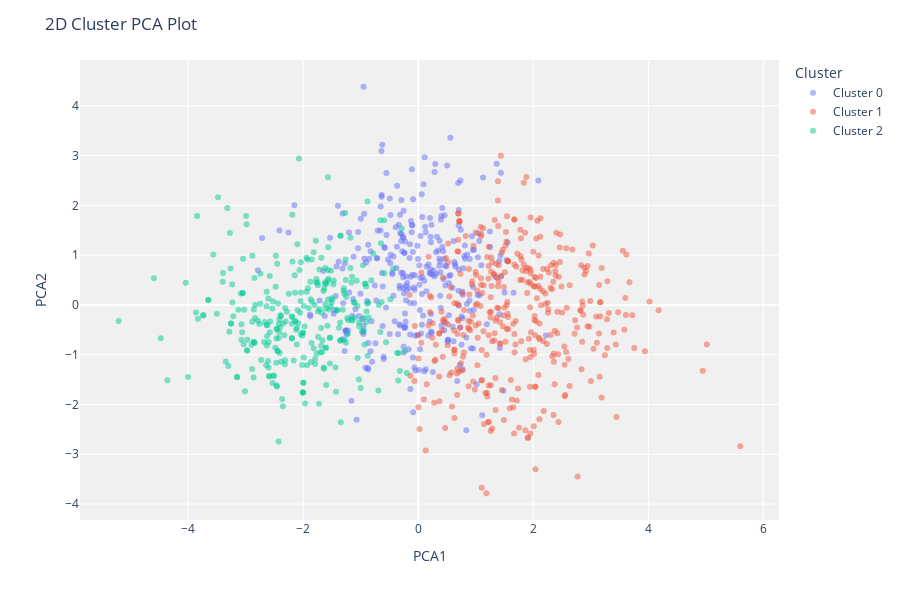
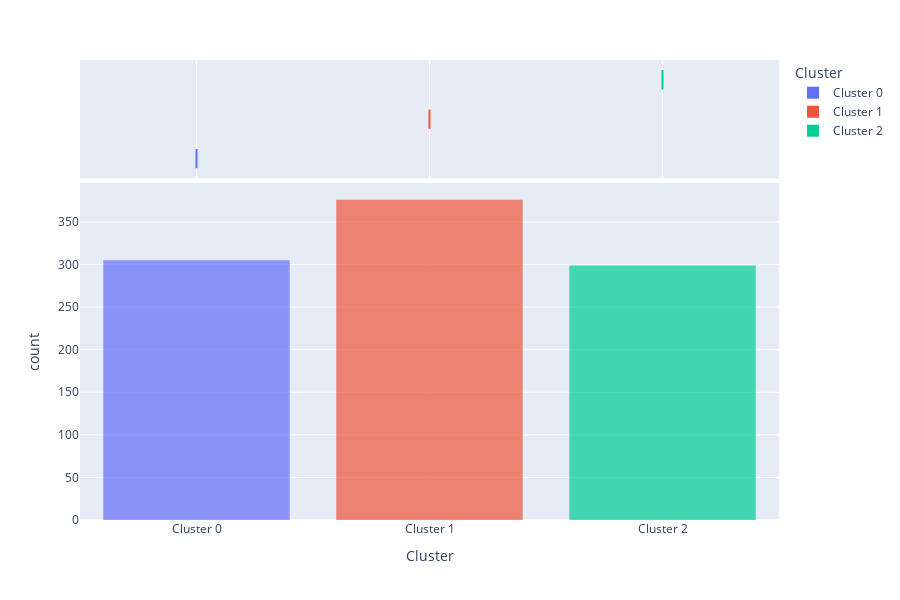
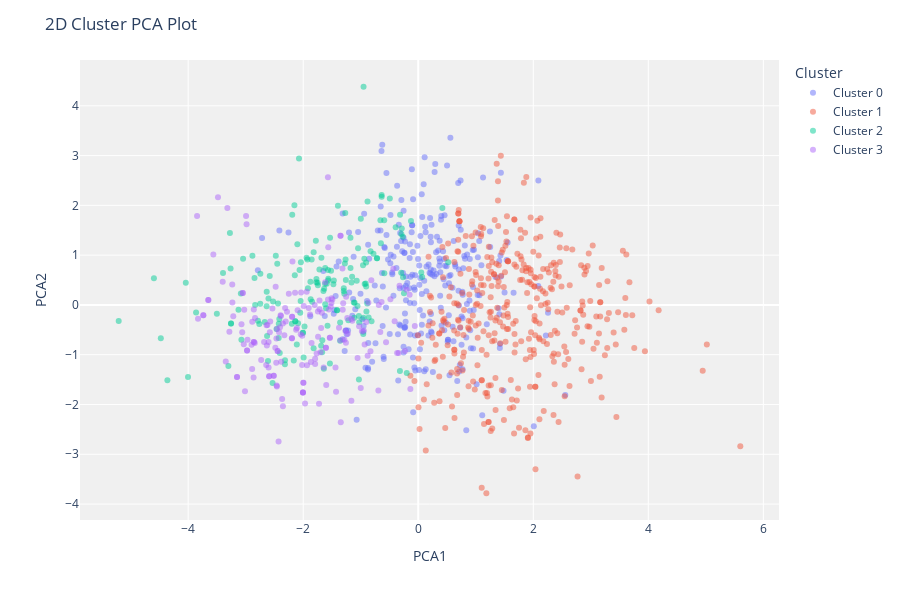
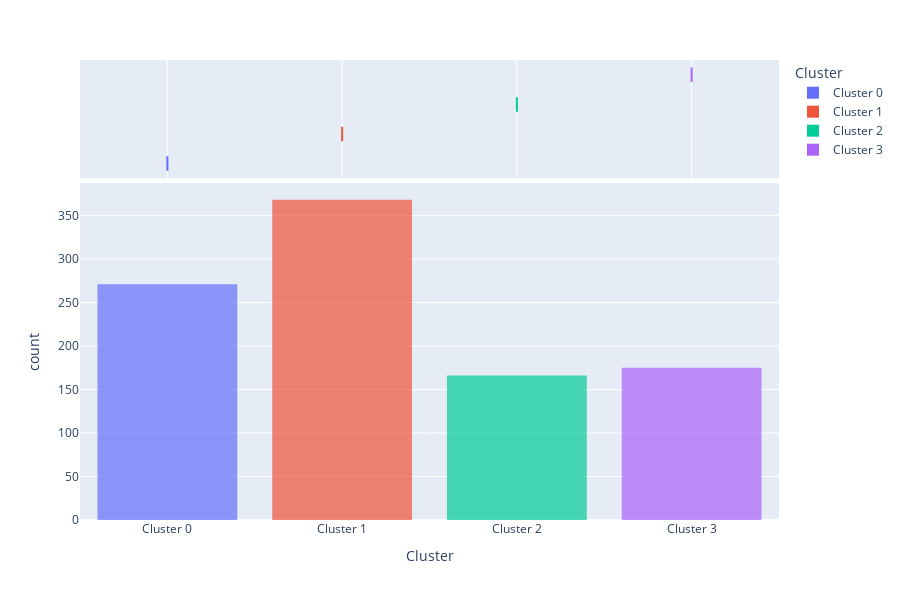

These figures' notebook cell, in order:
### Code cell
print("For C = 3")
plot_model(_3clustermodel_t_n_p, plot='cluster')
plot_model(_3clustermodel_t_n_p, plot='silhouette')
plot_model(_3clustermodel_t_n_p, plot='distribution')
print("For C = 4")
plot_model(_4clustermodel_t_n_p, plot='cluster')
plot_model(_4clustermodel_t_n_p, plot='silhouette')
plot_model(_4clustermodel_t_n_p, plot='distribution')
print("For C = 5")
plot_model(_5clustermodel_t_n_p, plot='cluster')
plot_model(_5clustermodel_t_n_p, plot='silhouette')
plot_model(_5clustermodel_t_n_p, plot='distribution')

### Figure 1 — Plotly figure (JSON) as saved in the notebook; plotly's stock layout.template omitted (floating-point values rounded to 4 significant figures; data arrays with more than 128 entries replaced by an {"elided": "..."} marker saying what was removed)
{"data": [{"customdata": {"elided": "305x1 float values"}, "hovertemplate": "Cluster=Cluster 0<br>PCA1=%{x}<br>PCA2=%{y}<br>Feature=%{customdata[0]}<extra></extra>", "legendgroup": "Cluster 0", "marker": {"color": "#636efa", "opacity": 0.5, "symbol": "circle"}, "mode": "markers", "name": "Cluster 0", "orientation": "v", "showlegend": true, "textposition": "top center", "type": "scatter", "x": {"elided": "305 float values"}, "xaxis": "x", "y": {"elided": "305 float values"}, "yaxis": "y"}, {"customdata": {"elided": "376x1 float values"}, "hovertemplate": "Cluster=Cluster 1<br>PCA1=%{x}<br>PCA2=%{y}<br>Feature=%{customdata[0]}<extra></extra>", "legendgroup": "Cluster 1", "marker": {"color": "#EF553B", "opacity": 0.5, "symbol": "circle"}, "mode": "markers", "name": "Cluster 1", "orientation": "v", "showlegend": true, "textposition": "top center", "type": "scatter", "x": {"elided": "376 float values"}, "xaxis": "x", "y": {"elided": "376 float values"}, "yaxis": "y"}, {"customdata": {"elided": "299x1 float values"}, "hovertemplate": "Cluster=Cluster 2<br>PCA1=%{x}<br>PCA2=%{y}<br>Feature=%{customdata[0]}<extra></extra>", "legendgroup": "Cluster 2", "marker": {"color": "#00cc96", "opacity": 0.5, "symbol": "circle"}, "mode": "markers", "name": "Cluster 2", "orientation": "v", "showlegend": true, "textposition": "top center", "type": "scatter", "x": {"elided": "299 float values"}, "xaxis": "x", "y": {"elided": "299 float values"}, "yaxis": "y"}], "layout": {"height": 600, "legend": {"title": {"text": "Cluster"}, "tracegroupgap": 0}, "margin": {"t": 60}, "plot_bgcolor": "rgb(240,240,240)", "title": {"text": "2D Cluster PCA Plot"}, "xaxis": {"anchor": "y", "domain": [0, 1], "title": {"text": "PCA1"}}, "yaxis": {"anchor": "x", "domain": [0, 1], "title": {"text": "PCA2"}}}}

### Figure 2 — Plotly figure (JSON) as saved in the notebook; plotly's stock layout.template omitted (floating-point values rounded to 4 significant figures; data arrays with more than 128 entries replaced by an {"elided": "..."} marker saying what was removed)
{"data": [{"alignmentgroup": "True", "bingroup": "x", "hovertemplate": "Cluster=%{x}<br>count=%{y}<extra></extra>", "legendgroup": "Cluster 0", "marker": {"color": "#636efa", "opacity": 0.7, "pattern": {"shape": ""}}, "name": "Cluster 0", "offsetgroup": "Cluster 0", "orientation": "v", "showlegend": true, "type": "histogram", "x": {"elided": "305 str values"}, "xaxis": "x", "yaxis": "y"}, {"alignmentgroup": "True", "customdata": {"elided": "305x10 float values"}, "hovertemplate": "Cluster=%{x}<br>Category 1=%{customdata[0]}<br>Category 2=%{customdata[1]}<br>Category 3=%{customdata[2]}<br>Category 4=%{customdata[3]}<br>Category 5=%{customdata[4]}<br>Category 6=%{customdata[5]}<br>Category 7=%{customdata[6]}<br>Category 8=%{customdata[7]}<br>Category 9=%{customdata[8]}<br>Category 10=%{customdata[9]}<extra></extra>", "legendgroup": "Cluster 0", "marker": {"color": "#636efa"}, "name": "Cluster 0", "notched": true, "offsetgroup": "Cluster 0", "showlegend": false, "type": "box", "x": {"elided": "305 str values"}, "xaxis": "x2", "yaxis": "y2"}, {"alignmentgroup": "True", "bingroup": "x", "hovertemplate": "Cluster=%{x}<br>count=%{y}<extra></extra>", "legendgroup": "Cluster 1", "marker": {"color": "#EF553B", "opacity": 0.7, "pattern": {"shape": ""}}, "name": "Cluster 1", "offsetgroup": "Cluster 1", "orientation": "v", "showlegend": true, "type": "histogram", "x": {"elided": "376 str values"}, "xaxis": "x", "yaxis": "y"}, {"alignmentgroup": "True", "customdata": {"elided": "376x10 float values"}, "hovertemplate": "Cluster=%{x}<br>Category 1=%{customdata[0]}<br>Category 2=%{customdata[1]}<br>Category 3=%{customdata[2]}<br>Category 4=%{customdata[3]}<br>Category 5=%{customdata[4]}<br>Category 6=%{customdata[5]}<br>Category 7=%{customdata[6]}<br>Category 8=%{customdata[7]}<br>Category 9=%{customdata[8]}<br>Category 10=%{customdata[9]}<extra></extra>", "legendgroup": "Cluster 1", "marker": {"color": "#EF553B"}, "name": "Cluster 1", "notched": true, "offsetgroup": "Cluster 1", "showlegend": false, "type": "box", "x": {"elided": "376 str values"}, "xaxis": "x2", "yaxis": "y2"}, {"alignmentgroup": "True", "bingroup": "x", "hovertemplate": "Cluster=%{x}<br>count=%{y}<extra></extra>", "legendgroup": "Cluster 2", "marker": {"color": "#00cc96", "opacity": 0.7, "pattern": {"shape": ""}}, "name": "Cluster 2", "offsetgroup": "Cluster 2", "orientation": "v", "showlegend": true, "type": "histogram", "x": {"elided": "299 str values"}, "xaxis": "x", "yaxis": "y"}, {"alignmentgroup": "True", "customdata": {"elided": "299x10 float values"}, "hovertemplate": "Cluster=%{x}<br>Category 1=%{customdata[0]}<br>Category 2=%{customdata[1]}<br>Category 3=%{customdata[2]}<br>Category 4=%{customdata[3]}<br>Category 5=%{customdata[4]}<br>Category 6=%{customdata[5]}<br>Category 7=%{customdata[6]}<br>Category 8=%{customdata[7]}<br>Category 9=%{customdata[8]}<br>Category 10=%{customdata[9]}<extra></extra>", "legendgroup": "Cluster 2", "marker": {"color": "#00cc96"}, "name": "Cluster 2", "notched": true, "offsetgroup": "Cluster 2", "showlegend": false, "type": "box", "x": {"elided": "299 str values"}, "xaxis": "x2", "yaxis": "y2"}], "layout": {"barmode": "relative", "height": 600, "legend": {"title": {"text": "Cluster"}, "tracegroupgap": 0}, "margin": {"t": 60}, "xaxis": {"anchor": "y", "categoryarray": ["Cluster 0", "Cluster 1", "Cluster 2"], "categoryorder": "array", "domain": [0, 1], "title": {"text": "Cluster"}}, "xaxis2": {"anchor": "y2", "domain": [0, 1], "matches": "x", "showgrid": true, "showticklabels": false}, "yaxis": {"anchor": "x", "domain": [0, 0.7326], "title": {"text": "count"}}, "yaxis2": {"anchor": "x2", "domain": [0.7426, 1], "matches": "y2", "showgrid": false, "showline": false, "showticklabels": false, "ticks": ""}}}

### Figure 3 — Plotly figure (JSON) as saved in the notebook; plotly's stock layout.template omitted (floating-point values rounded to 4 significant figures; data arrays with more than 128 entries replaced by an {"elided": "..."} marker saying what was removed)
{"data": [{"customdata": {"elided": "271x1 float values"}, "hovertemplate": "Cluster=Cluster 0<br>PCA1=%{x}<br>PCA2=%{y}<br>Feature=%{customdata[0]}<extra></extra>", "legendgroup": "Cluster 0", "marker": {"color": "#636efa", "opacity": 0.5, "symbol": "circle"}, "mode": "markers", "name": "Cluster 0", "orientation": "v", "showlegend": true, "textposition": "top center", "type": "scatter", "x": {"elided": "271 float values"}, "xaxis": "x", "y": {"elided": "271 float values"}, "yaxis": "y"}, {"customdata": {"elided": "368x1 float values"}, "hovertemplate": "Cluster=Cluster 1<br>PCA1=%{x}<br>PCA2=%{y}<br>Feature=%{customdata[0]}<extra></extra>", "legendgroup": "Cluster 1", "marker": {"color": "#EF553B", "opacity": 0.5, "symbol": "circle"}, "mode": "markers", "name": "Cluster 1", "orientation": "v", "showlegend": true, "textposition": "top center", "type": "scatter", "x": {"elided": "368 float values"}, "xaxis": "x", "y": {"elided": "368 float values"}, "yaxis": "y"}, {"customdata": {"elided": "166x1 float values"}, "hovertemplate": "Cluster=Cluster 2<br>PCA1=%{x}<br>PCA2=%{y}<br>Feature=%{customdata[0]}<extra></extra>", "legendgroup": "Cluster 2", "marker": {"color": "#00cc96", "opacity": 0.5, "symbol": "circle"}, "mode": "markers", "name": "Cluster 2", "orientation": "v", "showlegend": true, "textposition": "top center", "type": "scatter", "x": {"elided": "166 float values"}, "xaxis": "x", "y": {"elided": "166 float values"}, "yaxis": "y"}, {"customdata": {"elided": "175x1 float values"}, "hovertemplate": "Cluster=Cluster 3<br>PCA1=%{x}<br>PCA2=%{y}<br>Feature=%{customdata[0]}<extra></extra>", "legendgroup": "Cluster 3", "marker": {"color": "#ab63fa", "opacity": 0.5, "symbol": "circle"}, "mode": "markers", "name": "Cluster 3", "orientation": "v", "showlegend": true, "textposition": "top center", "type": "scatter", "x": {"elided": "175 float values"}, "xaxis": "x", "y": {"elided": "175 float values"}, "yaxis": "y"}], "layout": {"height": 600, "legend": {"title": {"text": "Cluster"}, "tracegroupgap": 0}, "margin": {"t": 60}, "plot_bgcolor": "rgb(240,240,240)", "title": {"text": "2D Cluster PCA Plot"}, "xaxis": {"anchor": "y", "domain": [0, 1], "title": {"text": "PCA1"}}, "yaxis": {"anchor": "x", "domain": [0, 1], "title": {"text": "PCA2"}}}}

### Figure 4 — Plotly figure (JSON) as saved in the notebook; plotly's stock layout.template omitted (floating-point values rounded to 4 significant figures; data arrays with more than 128 entries replaced by an {"elided": "..."} marker saying what was removed)
{"data": [{"alignmentgroup": "True", "bingroup": "x", "hovertemplate": "Cluster=%{x}<br>count=%{y}<extra></extra>", "legendgroup": "Cluster 0", "marker": {"color": "#636efa", "opacity": 0.7, "pattern": {"shape": ""}}, "name": "Cluster 0", "offsetgroup": "Cluster 0", "orientation": "v", "showlegend": true, "type": "histogram", "x": {"elided": "271 str values"}, "xaxis": "x", "yaxis": "y"}, {"alignmentgroup": "True", "customdata": {"elided": "271x10 float values"}, "hovertemplate": "Cluster=%{x}<br>Category 1=%{customdata[0]}<br>Category 2=%{customdata[1]}<br>Category 3=%{customdata[2]}<br>Category 4=%{customdata[3]}<br>Category 5=%{customdata[4]}<br>Category 6=%{customdata[5]}<br>Category 7=%{customdata[6]}<br>Category 8=%{customdata[7]}<br>Category 9=%{customdata[8]}<br>Category 10=%{customdata[9]}<extra></extra>", "legendgroup": "Cluster 0", "marker": {"color": "#636efa"}, "name": "Cluster 0", "notched": true, "offsetgroup": "Cluster 0", "showlegend": false, "type": "box", "x": {"elided": "271 str values"}, "xaxis": "x2", "yaxis": "y2"}, {"alignmentgroup": "True", "bingroup": "x", "hovertemplate": "Cluster=%{x}<br>count=%{y}<extra></extra>", "legendgroup": "Cluster 1", "marker": {"color": "#EF553B", "opacity": 0.7, "pattern": {"shape": ""}}, "name": "Cluster 1", "offsetgroup": "Cluster 1", "orientation": "v", "showlegend": true, "type": "histogram", "x": {"elided": "368 str values"}, "xaxis": "x", "yaxis": "y"}, {"alignmentgroup": "True", "customdata": {"elided": "368x10 float values"}, "hovertemplate": "Cluster=%{x}<br>Category 1=%{customdata[0]}<br>Category 2=%{customdata[1]}<br>Category 3=%{customdata[2]}<br>Category 4=%{customdata[3]}<br>Category 5=%{customdata[4]}<br>Category 6=%{customdata[5]}<br>Category 7=%{customdata[6]}<br>Category 8=%{customdata[7]}<br>Category 9=%{customdata[8]}<br>Category 10=%{customdata[9]}<extra></extra>", "legendgroup": "Cluster 1", "marker": {"color": "#EF553B"}, "name": "Cluster 1", "notched": true, "offsetgroup": "Cluster 1", "showlegend": false, "type": "box", "x": {"elided": "368 str values"}, "xaxis": "x2", "yaxis": "y2"}, {"alignmentgroup": "True", "bingroup": "x", "hovertemplate": "Cluster=%{x}<br>count=%{y}<extra></extra>", "legendgroup": "Cluster 2", "marker": {"color": "#00cc96", "opacity": 0.7, "pattern": {"shape": ""}}, "name": "Cluster 2", "offsetgroup": "Cluster 2", "orientation": "v", "showlegend": true, "type": "histogram", "x": {"elided": "166 str values"}, "xaxis": "x", "yaxis": "y"}, {"alignmentgroup": "True", "customdata": {"elided": "166x10 float values"}, "hovertemplate": "Cluster=%{x}<br>Category 1=%{customdata[0]}<br>Category 2=%{customdata[1]}<br>Category 3=%{customdata[2]}<br>Category 4=%{customdata[3]}<br>Category 5=%{customdata[4]}<br>Category 6=%{customdata[5]}<br>Category 7=%{customdata[6]}<br>Category 8=%{customdata[7]}<br>Category 9=%{customdata[8]}<br>Category 10=%{customdata[9]}<extra></extra>", "legendgroup": "Cluster 2", "marker": {"color": "#00cc96"}, "name": "Cluster 2", "notched": true, "offsetgroup": "Cluster 2", "showlegend": false, "type": "box", "x": {"elided": "166 str values"}, "xaxis": "x2", "yaxis": "y2"}, {"alignmentgroup": "True", "bingroup": "x", "hovertemplate": "Cluster=%{x}<br>count=%{y}<extra></extra>", "legendgroup": "Cluster 3", "marker": {"color": "#ab63fa", "opacity": 0.7, "pattern": {"shape": ""}}, "name": "Cluster 3", "offsetgroup": "Cluster 3", "orientation": "v", "showlegend": true, "type": "histogram", "x": {"elided": "175 str values"}, "xaxis": "x", "yaxis": "y"}, {"alignmentgroup": "True", "customdata": {"elided": "175x10 float values"}, "hovertemplate": "Cluster=%{x}<br>Category 1=%{customdata[0]}<br>Category 2=%{customdata[1]}<br>Category 3=%{customdata[2]}<br>Category 4=%{customdata[3]}<br>Category 5=%{customdata[4]}<br>Category 6=%{customdata[5]}<br>Category 7=%{customdata[6]}<br>Category 8=%{customdata[7]}<br>Category 9=%{customdata[8]}<br>Category 10=%{customdata[9]}<extra></extra>", "legendgroup": "Cluster 3", "marker": {"color": "#ab63fa"}, "name": "Cluster 3", "notched": true, "offsetgroup": "Cluster 3", "showlegend": false, "type": "box", "x": {"elided": "175 str values"}, "xaxis": "x2", "yaxis": "y2"}], "layout": {"barmode": "relative", "height": 600, "legend": {"title": {"text": "Cluster"}, "tracegroupgap": 0}, "margin": {"t": 60}, "xaxis": {"anchor": "y", "categoryarray": ["Cluster 0", "Cluster 1", "Cluster 2", "Cluster 3"], "categoryorder": "array", "domain": [0, 1], "title": {"text": "Cluster"}}, "xaxis2": {"anchor": "y2", "domain": [0, 1], "matches": "x", "showgrid": true, "showticklabels": false}, "yaxis": {"anchor": "x", "domain": [0, 0.7326], "title": {"text": "count"}}, "yaxis2": {"anchor": "x2", "domain": [0.7426, 1], "matches": "y2", "showgrid": false, "showline": false, "showticklabels": false, "ticks": ""}}}
